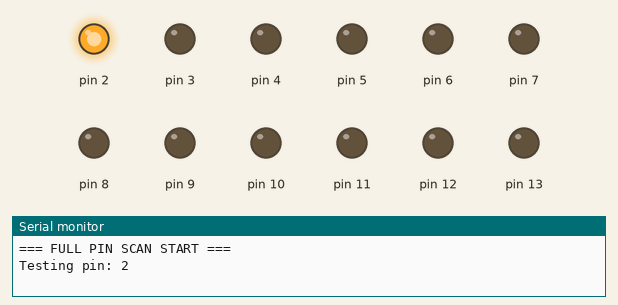
Recording of a sketch running on a simulated Arduino Uno, built with avr-gcc and run on an emulated ATmega328P. Parts: output pins drawn as LEDs (lit = HIGH), the last lines printed to the serial monitor.

Above: at 0.5 s.
At 1.8 s:
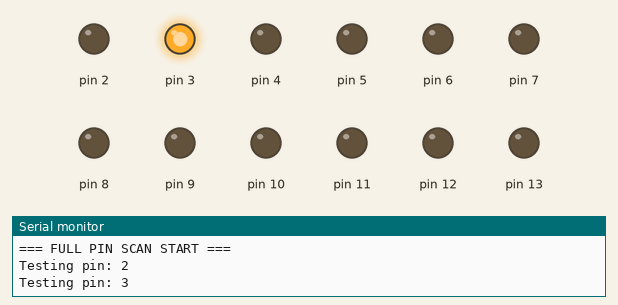
At 4.4 s:
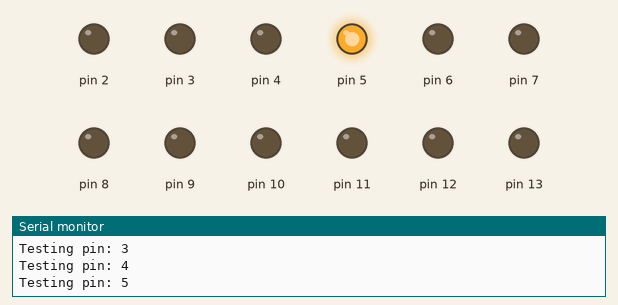
At 8.3 s:
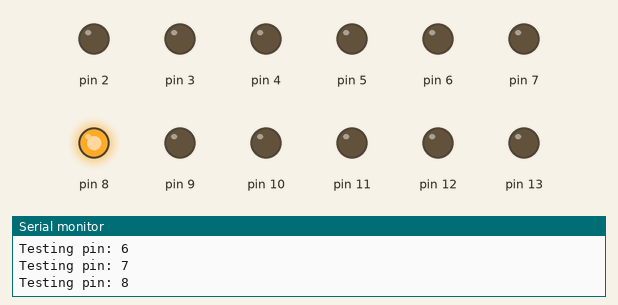
At 12.2 s:
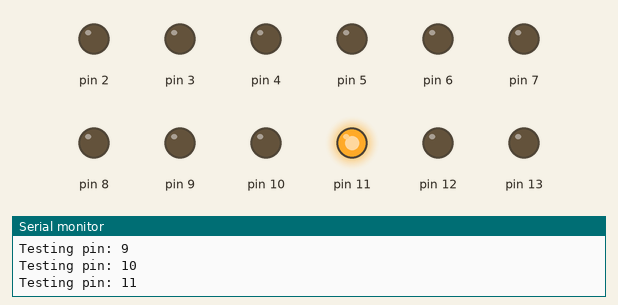
At 16.4 s:
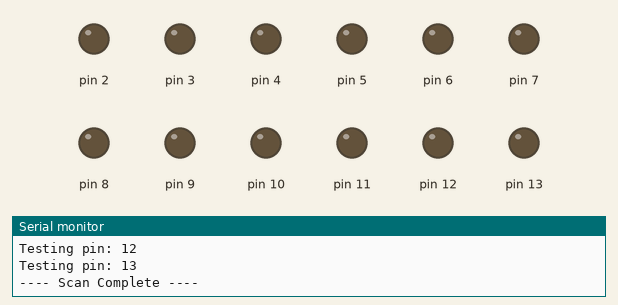
Timing chart, 0 to 22.9 s (numbered marks = the images above):
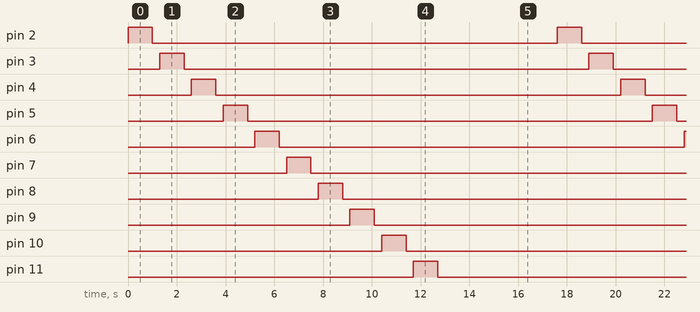

Measured:
- by itself, pin 2–13: alternates HIGH for 1.0 s and LOW for 16.6 s
- by itself, everything shown: repeats every 17.6 s, in 24 steps

The sketch:

TestingLEDs.ino
```cpp
void setup() {
  Serial.begin(9600);

  // Set all pins 2–13 as OUTPUT
  for (int pin = 2; pin <= 13; pin++) {
    pinMode(pin, OUTPUT);
  }

  Serial.println("=== FULL PIN SCAN START ===");
}

void loop() {

  for (int pin = 2; pin <= 13; pin++) {

    Serial.print("Testing pin: ");
    Serial.println(pin);

    // Turn ON current pin
    digitalWrite(pin, HIGH);

    delay(1000); // Enough time to clearly see

    // Turn OFF
    digitalWrite(pin, LOW);

    delay(300);
  }

  Serial.println("---- Scan Complete ----");
  delay(2000);
}
```
